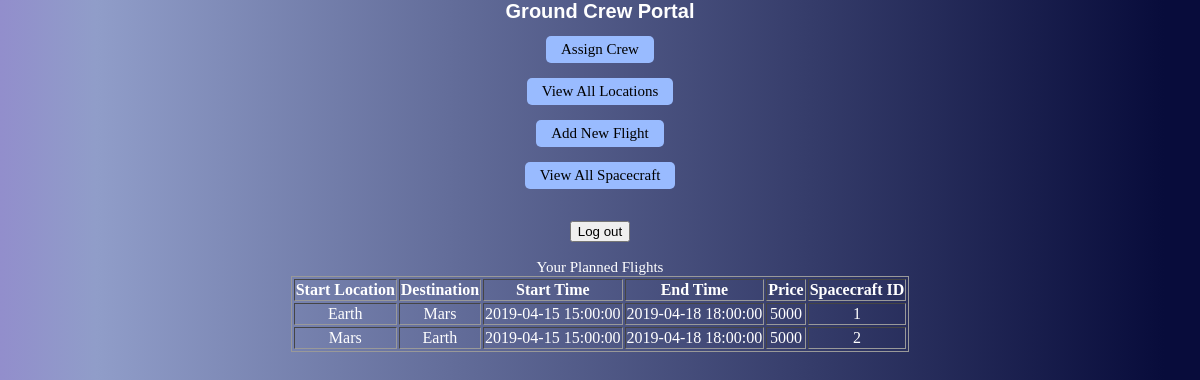
The page /groundcrew.php (signed in) on the database its author committed.
### tables this page shows
Create Table If Not Exists Planned_By(
	Spacecraft_ID			Integer,
	Flight_Plan_Start_Time	Timestamp NOT NULL,
	Flight_Plan_End_Time	Timestamp NOT NULL,
	Ground_Control_PID		Integer,
	Unique(Spacecraft_ID, Flight_Plan_Start_Time, Flight_Plan_End_Time, Ground_Control_PID),
	Constraint Planned_By_PK Primary Key(Spacecraft_ID, Flight_Plan_Start_Time, Flight_Plan_End_Time, Ground_Control_PID),

	Constraint Planned_By_FK Foreign Key(Spacecraft_ID, Flight_Plan_Start_Time, Flight_Plan_End_Time) References Flight_Plan(Spacecraft_ID, Start_Time, End_Time),
	Constraint Planned_By_PID_FK Foreign Key(Ground_Control_PID) References Person(PID)
);

Create Table If Not Exists Flight_Plan(
	Spacecraft_ID			Integer,
	Start_Time				Timestamp NOT NULL,
	End_Time				Timestamp NOT NULL,
	Budget					Real,
	Start_Location			Varchar(100),
	Destination				Varchar(100),
	Constraint Flight_Plan_PK Primary Key(Spacecraft_ID, Start_Time, End_Time),
	Unique(Spacecraft_ID, Start_Time, End_Time),

	Constraint Flight_Plan_Spaceship_FK Foreign Key(Spacecraft_ID) References Spaceship(Spacecraft_ID),
	Constraint Flight_Plan_Start_Location_FK Foreign Key (Start_Location) References Location(Name),
	Constraint Flight_Plan_Destination_FK Foreign Key(Destination) References Location(Name)
);

### groundcrew.php (the view, shortened to what this page needs)
<html>
<head>
<link rel="stylesheet" type="text/css" href="style.css">
</head>
<body>
  <h1>Ground Crew Portal</h1>
<form action="assigncrew.php?job=pickcrew" method="post">
   <input type="submit" value="Assign Crew">
</form>
<form action="viewloc.php?job=locations" method="post">
   <input type="submit" value="View All Locations">
</form>
<form action="newflightplan.php?job=start" method="post">
   <input type="submit" value="Add New Flight">
</form>
<form action="viewspacecraft.php?job=locations" method="post">
   <input type="submit" value="View All Spacecraft">
</form><br>
<button onclick="window.location.href = 'login.php';">Log out</button>
<?php
if ( !isset( $_SESSION['userID'] ) ) {
  header("Location: login.php");
} else {
  $con = connect();
  echo '<div><br><p>Your Planned Flights</p></div>';
  $pid = $_SESSION['userID'];
  $sql = "SELECT * from (Flight_Plan as f JOIN Planned_By as p ON (f.Spacecraft_ID = p.Spacecraft_ID
    and f.Start_Time = p.Flight_Plan_Start_Time and f.End_Time = p.Flight_Plan_End_Time)) WHERE Ground_Control_PID = $pid";
  echo "<div><table border='1'>
  <tr>
  <th>Start Location</th>
  <th>Destination</th>
  <th>Start Time</th>
  <th>End Time</th>
  <th>Price</th>
  <th>Spacecraft ID</th>
  </tr>";
  if ($result = mysqli_query($con, $sql)) {
    while($row = mysqli_fetch_array($result)) {
      echo "<tr>";
      echo "<td>" . $row['Start_Location'] . "</td>";
      echo "<td>" . $row['Destination'] . "</td>";
      echo "<td>" . $row['Start_Time'] . "</td>";
      echo "<td>" . $row['End_Time'] . "</td>";
      echo "<td>" . $row['Budget'] . "</td>";
      echo "<td>" . $row['Spacecraft_ID'] . "</td>";
      echo "</tr>";
      }
  }
  echo "</table></div>";
}
?>
</body>
</html>

### style.css (style rules this page uses)
html, body { margin:auto; text-align:center; align:center; width: 100%; font-family: verdana; color: white; font-size: 15px; background: rgb(146,142,204); background: linear-gradient(90deg, rgba(146,142,204,1) 0%, rgba(144,157,201,1) 8%, rgba(8,12,59,1) 97%); }
form { text-align: center; }
input { margin:auto; display: block; text-align: left; font-family: verdana; color: black; font-size: 15px; }
input[type=submit] { color: black; padding:5px 15px; background:#99bbff; border:0 none; cursor:pointer; -webkit-border-radius: 5px; border-radius: 5px; }
div { margin: auto; text-align: center; }
table { text-align:center; max-width: 850px; border:1px solid #999; margin-left: auto; margin-right: auto; }
h1 { color: white; font-family:"Arial Black", Gadget, sans-serif; font-size: 20px; text-align: center; }
p { max-width:100%; margin:auto; display: block; text-align: center; font-family: verdana; color: white; font-size: 15px; }

### rows shown on the page
planned_by: flight_plan.Start_Location "Earth", flight_plan.Destination "Mars", flight_plan.Start_Time "2019-04-15 15:00:00", flight_plan.End_Time "2019-04-18 18:00:00", flight_plan.Budget "5000", Spacecraft_ID "1"
planned_by: flight_plan.Start_Location "Mars", flight_plan.Destination "Earth", flight_plan.Start_Time "2019-04-15 15:00:00", flight_plan.End_Time "2019-04-18 18:00:00", flight_plan.Budget "5000", Spacecraft_ID "2"
